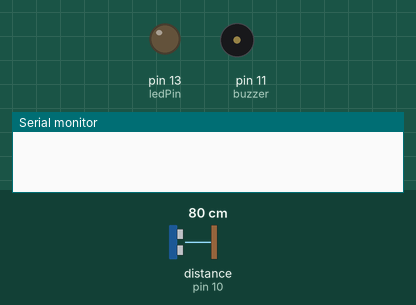
Recording of a sketch running on a simulated Arduino Uno, built with avr-gcc and run on an emulated ATmega328P. On the bench: output pins drawn as LEDs (lit = HIGH), buzzer (waves = sounding, pin HIGH), the last lines printed to the serial monitor. Wiring (inferred from the names in the program): ultrasonic range finder: trigger pin 9; echo pin 10. Inputs (shaded band) come from the test bench; at power-on: distance to the obstacle (sensor on pin 10) 80 cm. The echo pulse lasts 58.3 µs per cm; pins used as bus, display or sensor lines are not drawn.

Above: at 1.2 s.
1.3 s: distance to the obstacle (sensor on pin 10) set to 8 cm
2.8 s: distance to the obstacle (sensor on pin 10) set to 5 cm
At 4.0 s:
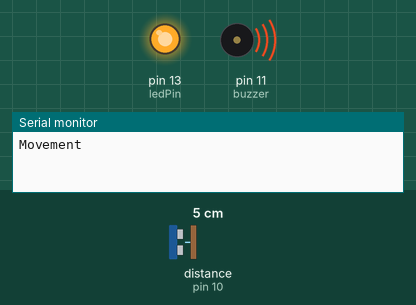
At 7.1 s:
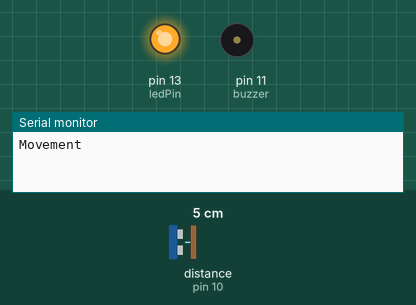
Timing chart, 0 to 13.3 s (numbered marks = the images above; inputs shaded):
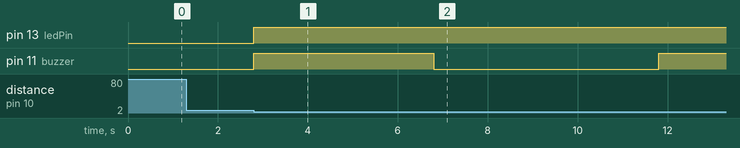

Measured:
- the behaviour switches between 7 and 6 cm on distance to the obstacle (sensor on pin 10) (found by bisection; images 0 and 1)
- after the input at 1.3 s, every drawn part: stays the same
- after the input at 2.8 s, pin 13 (ledPin): LOW → HIGH at once; pin 11 (buzzer): LOW → HIGH at once, → LOW 4.0 s later, → HIGH 5.0 s later

The sketch:

Security_Camera_Arduino_2.ino
```cpp
// defines pins numbers
const int trig_Pin = 9;
const int echo_Pin = 10;
const int buzzer = 11;
const int ledPin = 13;

// defines variables
long duration;
int distance;
int safetyDistance;


void setup() {
pinMode(trig_Pin, OUTPUT); // Sets the trig_Pin as an Output
pinMode(echo_Pin, INPUT); // Sets the echoPin as an Input
pinMode(buzzer, OUTPUT);
pinMode(ledPin, OUTPUT);
Serial.begin(9600); // Starts the serial communication
}


void loop() {
// Clears the trigPin
digitalWrite(trig_Pin, LOW);
delayMicroseconds(2);

// Sets the trigPin on HIGH state for 10 micro seconds
digitalWrite(trig_Pin, HIGH);
delayMicroseconds(10);
digitalWrite(trig_Pin, LOW);

// Reads the echoPin, returns the sound wave travel time in microseconds
duration = pulseIn(echo_Pin, HIGH);

// Calculating the distance
distance= duration*0.034/2;

safetyDistance = distance;
if (safetyDistance <= 5){
  digitalWrite(buzzer, HIGH);
  digitalWrite(ledPin, HIGH);
  Serial.println("Movement");
  delay (4000);
  digitalWrite(buzzer, LOW);
  delay (5000);
}
else{
  digitalWrite(buzzer, LOW);
  digitalWrite(ledPin, LOW);
}


}
```
